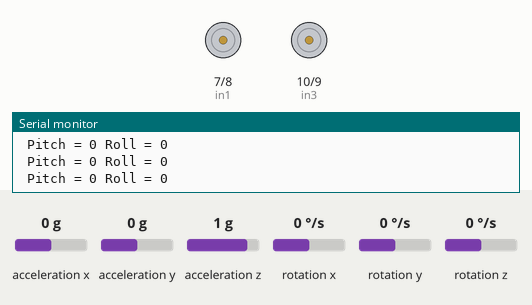
The sketch below on a simulated Arduino Uno, built with avr-gcc and run on an emulated ATmega328P. Shown: motor-driver pin pairs drawn as motors (green arrow = first pin HIGH = forward, orange = second pin HIGH = backward, longer = more drive, scaled by the enable pin), the last lines printed to the serial monitor. The test bench sets the inputs (shaded band); at power-on: acceleration x 0 g, acceleration y 0 g, acceleration z 1 g, rotation x 0 °/s, rotation y 0 °/s, rotation z 0 °/s.

Above: at 1.2 s.
1.3 s: acceleration x set to -0.3 g
At 1.8 s:
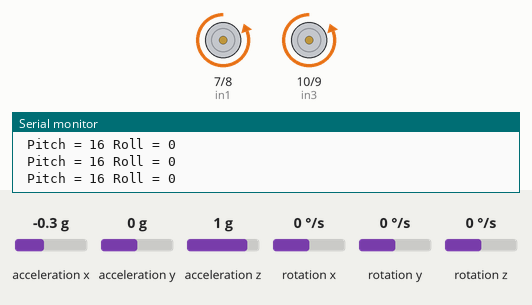
2.8 s: acceleration y set to -1 g
4.3 s: acceleration y set to -1.3 g
At 5.5 s:
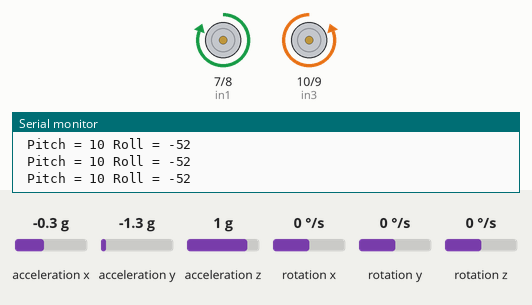
5.8 s: acceleration x set to 0.2 g
7.3 s: acceleration x set to 0.5 g
At 8.4 s:
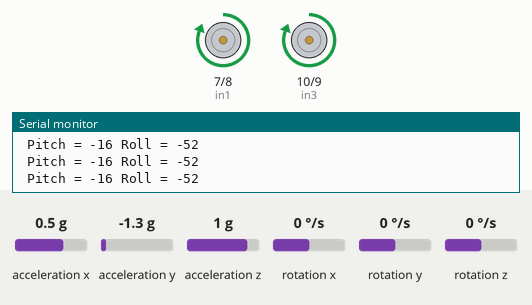
8.8 s: acceleration x set to -1.4 g
At 9.6 s:
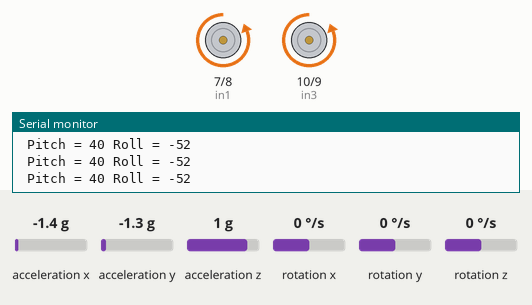
Timing chart, 0 to 11.3 s (numbered marks = the images above; inputs shaded):
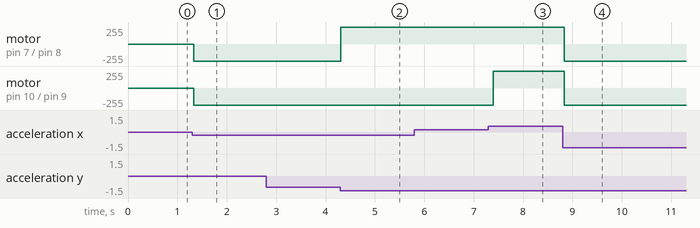

Measured:
- the behaviour switches between -0.1 and -0.2 g on acceleration x (found by bisection; images 0 and 1)
- the behaviour switches between -1.1 and -1.2 g on acceleration y (found by bisection; images 1 and 2)
- the behaviour switches between 0.3 and 0.4 g on acceleration x (found by bisection; images 2 and 3)
- after the input at 1.3 s, motor on pin 7 (in1) / pin 8 (in2), motor on pin 10 (in3) / pin 9 (in4): stopped → backward 255/255 at once
- after the input at 4.3 s, motor on pin 7 (in1) / pin 8 (in2): backward 255/255 → forward 255/255 at once
- after the input at 7.3 s, motor on pin 10 (in3) / pin 9 (in4): backward 255/255 → forward 255/255 after 0.09 s
- after the input at 8.8 s, motor on pin 7 (in1) / pin 8 (in2), motor on pin 10 (in3) / pin 9 (in4): forward 255/255 → backward 255/255 at once

The sketch:

MPU6050_accel_pitch_roll.ino
```cpp
#include <Wire.h>
#include <MPU6050.h>

MPU6050 mpu;
int in1=7;
int in2=8;
int in4=9;
int in3=10;
int en1=11;
int en2=12;
//int inte=2;
void setup()
{
  Serial.begin(115200);

  Serial.println("Initialize MPU6050");

  while(!mpu.begin(MPU6050_SCALE_1000DPS, MPU6050_RANGE_2G))
  {
    Serial.println("Could not find a valid MPU6050 sensor, check wiring!");
    delay(500);
  }
//  pinMode(inte,INPUT_PULLUP);
  pinMode(in1,OUTPUT);
  pinMode(in2,OUTPUT);
  pinMode(in3,OUTPUT);
  pinMode(in4,OUTPUT);
  pinMode(en1,OUTPUT);
  pinMode(en2,OUTPUT);

//  attachInterrupt(digitalPinToInterrupt(inte), loop , CHANGE);
}

void loop()
{
  // Read normalized values
  Vector normAccel = mpu.readNormalizeAccel();

  // Calculate Pitch & Roll
  int pitch = -(atan2(normAccel.XAxis, sqrt(normAccel.YAxis*normAccel.YAxis + normAccel.ZAxis*normAccel.ZAxis))*180.0)/M_PI;
  int roll = (atan2(normAccel.YAxis, normAccel.ZAxis)*180.0)/M_PI;

  // Output
  Serial.print(" Pitch = ");
  Serial.print(pitch);
  Serial.print(" Roll = ");
  Serial.print(roll);

  Serial.println("\n");
  if(pitch>-10 && pitch<10 && roll>-20 && roll<230)
  {
  digitalWrite(in1, LOW);
  digitalWrite(in2, LOW);
  digitalWrite(in3, LOW);
  digitalWrite(in4, LOW);
  analogWrite(en1,255);
  analogWrite(en2,255);
  }
  else if(pitch<-10)
  {
  digitalWrite(in1, HIGH);
  digitalWrite(in2, LOW);

  digitalWrite(in3, HIGH);
  digitalWrite(in4, LOW);
  analogWrite(en1,255);
  analogWrite(en2,255);
  }
  else if(pitch>10)
  {
  digitalWrite(in1, LOW);
  digitalWrite(in2, HIGH);
  digitalWrite(in3, LOW);
  digitalWrite(in4, HIGH);
  analogWrite(en1,255);
  analogWrite(en2,255);
  }
  else if(roll>20)
  {
  digitalWrite(in1, LOW);
  digitalWrite(in2, HIGH);
  digitalWrite(in3, HIGH);
  digitalWrite(in4, LOW);
  analogWrite(en1,255);
  analogWrite(en2,255);
  }
  else if(roll<-20)
  {
  digitalWrite(in1, HIGH);
  digitalWrite(in2, LOW);
  digitalWrite(in3, LOW);
  digitalWrite(in4, HIGH);
  analogWrite(en1,255);
  analogWrite(en2,255);
  }
  delay(100);
//  Serial.print("ABCD ");
}
```
